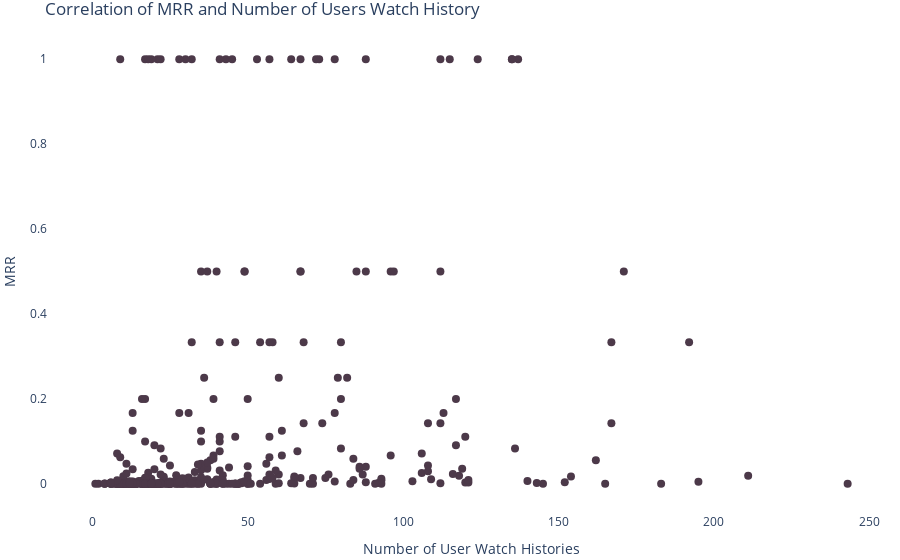

The notebook cell saved with this chart:
### Code cell
colors = ['#3D5361', '#4C3949']

fig = go.Figure()

fig.add_trace(go.Scatter(x=data['len'], y=data['MRR'], mode='markers', marker_color='#4C3949', name='MRR'))

fig.update_traces(mode='markers', marker_line_width=0, marker_size=8)

fig.update_layout(
        plot_bgcolor = 'rgba(0, 0, 0, 0)',
        # paper_bgcolor = 'rgba(0, 0, 0, 0)',
        margin = dict(l=5,r=5,b=5,t=30,pad=0),
        xaxis_showgrid=False, yaxis_showgrid=False,
        xaxis_title="Number of User Watch Histories",
        yaxis_title="MRR",
        legend=dict(
                yanchor="top",
                y=0.6,
                xanchor="left",
                x=0.8),
        title=dict(
                text="Correlation of MRR and Number of Users Watch History"
        )
        )

fig.show()

### Figure 1 — Plotly figure (JSON) as saved in the notebook; plotly's stock layout.template omitted (floating-point values rounded to 4 significant figures; data arrays with more than 128 entries replaced by an {"elided": "..."} marker saying what was removed)
{"data": [{"marker": {"color": "#4C3949", "line": {"width": 0}, "size": 8}, "mode": "markers", "name": "MRR", "type": "scatter", "x": {"elided": "388 int values"}, "y": {"elided": "388 float values"}}], "layout": {"legend": {"x": 0.8, "xanchor": "left", "y": 0.6, "yanchor": "top"}, "margin": {"b": 5, "l": 5, "pad": 0, "r": 5, "t": 30}, "plot_bgcolor": "rgba(0, 0, 0, 0)", "title": {"text": "Correlation of MRR and Number of Users Watch History"}, "xaxis": {"showgrid": false, "title": {"text": "Number of User Watch Histories"}}, "yaxis": {"showgrid": false, "title": {"text": "MRR"}}}}
